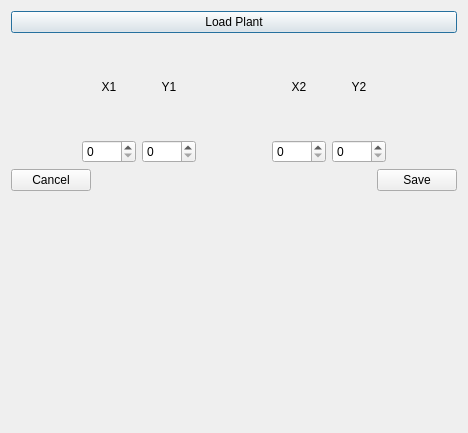
<?xml version="1.0" encoding="UTF-8"?>
<ui version="4.0">
 <class>ManualROI</class>
 <widget class="QDialog" name="ManualROI">
  <property name="geometry">
   <rect>
    <x>0</x>
    <y>0</y>
    <width>468</width>
    <height>433</height>
   </rect>
  </property>
  <property name="windowTitle">
   <string>Dialog</string>
  </property>
  <layout class="QVBoxLayout" name="verticalLayout_3">
   <item>
    <layout class="QHBoxLayout" name="horizontalLayout">
     <item>
      <widget class="QPushButton" name="load">
       <property name="text">
        <string>Load Plant</string>
       </property>
      </widget>
     </item>
    </layout>
   </item>
   <item>
    <layout class="QHBoxLayout" name="horizontalLayout_7">
     <item>
      <spacer name="horizontalSpacer_5">
       <property name="orientation">
        <enum>Qt::Horizontal</enum>
       </property>
       <property name="sizeHint" stdset="0">
        <size>
         <width>40</width>
         <height>20</height>
        </size>
       </property>
      </spacer>
     </item>
     <item>
      <layout class="QVBoxLayout" name="verticalLayout">
       <item>
        <layout class="QHBoxLayout" name="horizontalLayout_6">
         <item>
          <widget class="QLabel" name="label_3">
           <property name="text">
            <string>X1</string>
           </property>
           <property name="alignment">
            <set>Qt::AlignCenter</set>
           </property>
          </widget>
         </item>
         <item>
          <widget class="QLabel" name="label_2">
           <property name="text">
            <string>Y1</string>
           </property>
           <property name="alignment">
            <set>Qt::AlignCenter</set>
           </property>
          </widget>
         </item>
        </layout>
       </item>
       <item>
        <layout class="QHBoxLayout" name="horizontalLayout_4">
         <item>
          <widget class="QSpinBox" name="x1">
           <property name="maximum">
            <number>5000</number>
           </property>
          </widget>
         </item>
         <item>
          <widget class="QSpinBox" name="y1">
           <property name="maximum">
            <number>5000</number>
           </property>
          </widget>
         </item>
        </layout>
       </item>
      </layout>
     </item>
     <item>
      <spacer name="horizontalSpacer_3">
       <property name="orientation">
        <enum>Qt::Horizontal</enum>
       </property>
       <property name="sizeHint" stdset="0">
        <size>
         <width>40</width>
         <height>20</height>
        </size>
       </property>
      </spacer>
     </item>
     <item>
      <layout class="QVBoxLayout" name="verticalLayout_2">
       <item>
        <layout class="QHBoxLayout" name="horizontalLayout_5">
         <item>
          <widget class="QLabel" name="label_5">
           <property name="text">
            <string>X2</string>
           </property>
           <property name="alignment">
            <set>Qt::AlignCenter</set>
           </property>
          </widget>
         </item>
         <item>
          <widget class="QLabel" name="label_4">
           <property name="text">
            <string>Y2</string>
           </property>
           <property name="alignment">
            <set>Qt::AlignCenter</set>
           </property>
          </widget>
         </item>
        </layout>
       </item>
       <item>
        <layout class="QHBoxLayout" name="horizontalLayout_3">
         <item>
          <widget class="QSpinBox" name="x2">
           <property name="maximum">
            <number>5000</number>
           </property>
          </widget>
         </item>
         <item>
          <widget class="QSpinBox" name="y2">
           <property name="maximum">
            <number>5000</number>
           </property>
          </widget>
         </item>
        </layout>
       </item>
      </layout>
     </item>
     <item>
      <spacer name="horizontalSpacer_6">
       <property name="orientation">
        <enum>Qt::Horizontal</enum>
       </property>
       <property name="sizeHint" stdset="0">
        <size>
         <width>40</width>
         <height>20</height>
        </size>
       </property>
      </spacer>
     </item>
    </layout>
   </item>
   <item>
    <layout class="QHBoxLayout" name="horizontalLayout_8">
     <item>
      <widget class="QPushButton" name="cancel">
       <property name="text">
        <string>Cancel</string>
       </property>
       <property name="icon">
        <iconset resource="images.qrc">
         <normaloff>:/icons/Images/process-stop.svg</normaloff>:/icons/Images/process-stop.svg</iconset>
       </property>
      </widget>
     </item>
     <item>
      <spacer name="horizontalSpacer_4">
       <property name="orientation">
        <enum>Qt::Horizontal</enum>
       </property>
       <property name="sizeHint" stdset="0">
        <size>
         <width>40</width>
         <height>20</height>
        </size>
       </property>
      </spacer>
     </item>
     <item>
      <widget class="QPushButton" name="save">
       <property name="text">
        <string>Save</string>
       </property>
       <property name="icon">
        <iconset resource="images.qrc">
         <normaloff>:/icons/Images/dialog-ok-apply.svg</normaloff>:/icons/Images/dialog-ok-apply.svg</iconset>
       </property>
      </widget>
     </item>
    </layout>
   </item>
   <item>
    <layout class="QHBoxLayout" name="horizontalLayout_2">
     <item>
      <spacer name="horizontalSpacer">
       <property name="orientation">
        <enum>Qt::Horizontal</enum>
       </property>
       <property name="sizeHint" stdset="0">
        <size>
         <width>40</width>
         <height>20</height>
        </size>
       </property>
      </spacer>
     </item>
     <item>
      <widget class="QLabel" name="label">
       <property name="minimumSize">
        <size>
         <width>400</width>
         <height>225</height>
        </size>
       </property>
       <property name="text">
        <string/>
       </property>
      </widget>
     </item>
     <item>
      <spacer name="horizontalSpacer_2">
       <property name="orientation">
        <enum>Qt::Horizontal</enum>
       </property>
       <property name="sizeHint" stdset="0">
        <size>
         <width>40</width>
         <height>20</height>
        </size>
       </property>
      </spacer>
     </item>
    </layout>
   </item>
  </layout>
 </widget>
 <resources>
  <include location="images.qrc"/>
 </resources>
 <connections/>
</ui>
